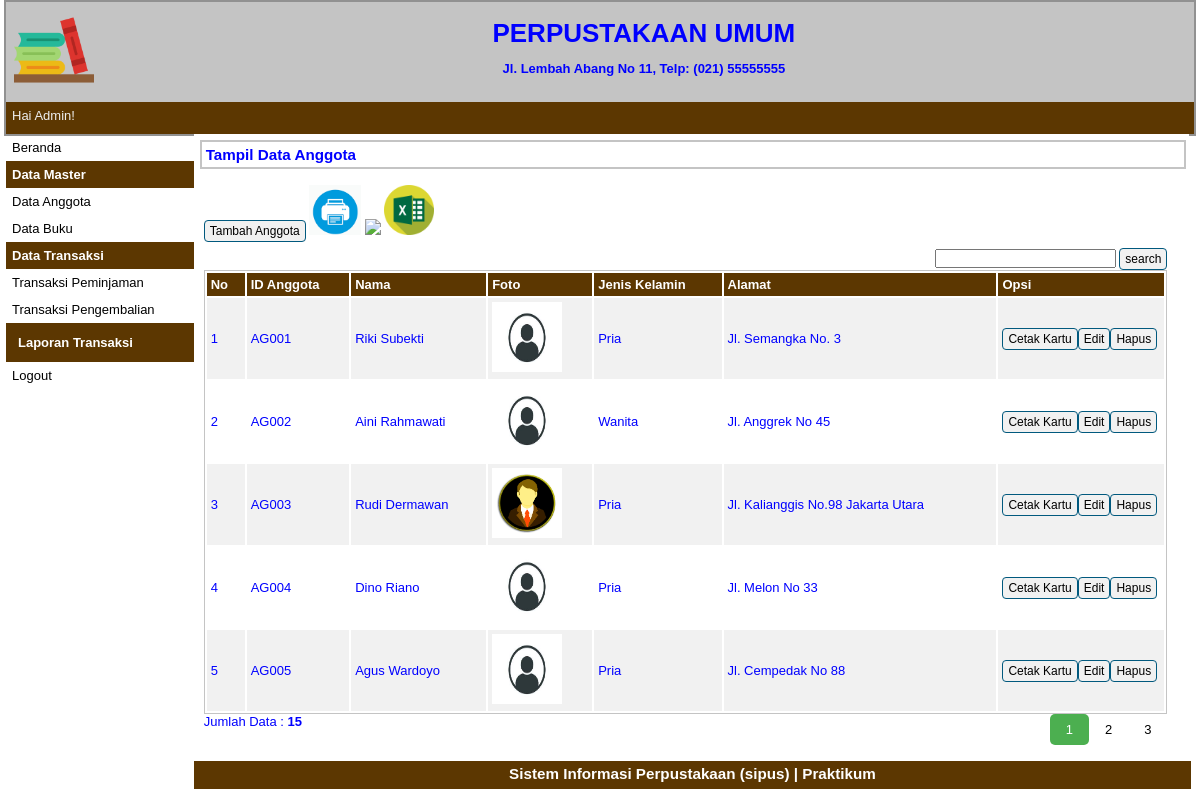
/php/src/index.php?p=anggota (signed in), run on the app's committed database.
### tables this page shows
CREATE TABLE `tbanggota` (
  `idanggota` varchar(5) NOT NULL,
  `nama` varchar(30) NOT NULL,
  `jeniskelamin` varchar(10) NOT NULL,
  `alamat` varchar(40) NOT NULL,
  `status` varchar(20) NOT NULL,
  `foto` varchar(35) NOT NULL
);

### php/src/pages/anggota.php (the view, shortened to what this page needs)
<div id="label-page"><h3>Tampil Data Anggota</h3></div>
<div id="content">
    <p id="tombol-tambah-container">
        <a href="index.php?p=anggota-input" class="tombol">Tambah Anggota</a>
        <a target="_blank" href="pages/cetak.php"><img src="print.png" height="50px" height="50px"></a>
        <a href="ekspor_pdf.php"><img src="pdf.png" height="50px" height="50px"></a>
        <a href="ekspor_excel.php"><img src="excel.png" height="50px" height="50px"></a>
        <div class="form-inline">
            <div align="right">
                <form method="post">
                    <input type="text" name="pencarian">
                    <input type="submit" name="search" value="search" class="tombol">
                </form>
            </div>
    </p>
    <table id="tabel-tampil">
        <thead>
            <tr>
                <th id="label-tampil-no">No</th>
                <th>ID Anggota</th>
                <th>Nama</th>
                <th>Foto</th>
                <th>Jenis Kelamin</th>
                <th>Alamat</th>
                <th id="label-opsi">Opsi</th>
            </tr>
        </thead>
        <tbody>
            <?php
                $batas = 5;
                extract($_GET);
                if (empty($hal)) {
                    $posisi = 0;
                    $hal = 1;
                    $nomor = 1;
                } else {
                    $posisi = ($hal - 1) * $batas;
                    $nomor = $posisi+1;
                }
                if ($_SERVER['REQUEST_METHOD'] == "POST") {
                    $pencarian = trim(mysqli_real_escape_string($db, $_POST['pencarian']));
                    if ($pencarian != "") {
                        $sql = "SELECT * FROM tbanggota WHERE nama LIKE '%$pencarian%'
                                OR idanggota LIKE '%$pencarian%'
                                OR jeniskelamin LIKE '%$pencarian%'
                                OR alamat LIKE '%$pencarian%'";
                        $query = $sql;
                        $queryJml = $sql;
                    } else {
                        $query = "SELECT * FROM tbanggota LIMIT $posisi, $batas";
                        $queryJml = "SELECT * FROM tbanggota";
                        $no = $posisi * 1;
                    }
                } else {
                    $query = "SELECT * FROM tbanggota LIMIT $posisi, $batas";
                    $queryJml = "SELECT * FROM tbanggota";
                }
                $q_tampil_anggota = mysqli_query($db, $query);
                if (mysqli_num_rows($q_tampil_anggota) > 0) {
                    while ($r_tampil_anggota = mysqli_fetch_array($q_tampil_anggota)) {
                        if (empty($r_tampil_anggota['foto']) or ($r_tampil_anggota['foto'] == '-')) {
                            $foto = "admin-no-photo.jpg";
                        } else {
                            $foto = $r_tampil_anggota['foto'];
                        }
                ?>
                    <tr>
                        <td><?php echo $nomor; ?></td>
                        <td><?php echo $r_tampil_anggota['idanggota']; ?></td>
                        <td><?php echo $r_tampil_anggota['nama']; ?></td>
                        <td><img src="images/<?php echo $foto; ?>" width=70px height=70px></td>
                        <td><?php echo $r_tampil_anggota['jeniskelamin']; ?></td>
                        <td><?php echo $r_tampil_anggota['alamat']; ?></td>
                        <td>
                            <div class="tombol-opsi-container"><a target="_blank" href="pages/cetak_kartu.php?id=<?php echo $r_tampil_anggota['idanggota']; ?>" class="tombol">Cetak Kartu</a></div>
                            <div class="tombol-opsi-container"><a href="index.php?p=anggota-edit&id=<?php echo $r_tampil_anggota['idanggota']; ?>" class="tombol">Edit</a></div>
                            <div class="tombol-opsi-container"><a href="proses/anggota-hapus.php?id=<?php echo $r_tampil_anggota['idanggota']; ?>" onclick="return confirm('Apakah Anda Yakin Akan Menghapus Data Ini?')" class="tombol">Hapus</a></div>
                        </td>
                    </tr>
                <?php
                            $nomor++;
                        }
                    } else {
                        echo "<tr><td colspan=6>Data Tidak Ditemukan</td></tr>";
                    }
                ?>
        </tbody>
    </table>
    <?php
        if (isset($_POST['pencarian'])) {
            if ($_POST['pencarian'] != '') {
                echo "<div style=\"float:left;\">";
                $jml = mysqli_num_rows(mysqli_query($db, $queryJml));
                echo "Data Hasil Pencarian: <b>$jml</b>";
                echo "</div>";
            }
        } else {
            ?>
            <div style="float: left;">
                <?php
                    $jml = mysqli_num_rows(mysqli_query($db, $queryJml));
                    echo "Jumlah Data : <b>$jml</b>";
                ?>
            </div>
            <div class="pagination" style="float: right;">
                <?php
                    $jml_hal = ceil($jml / $batas);
                    for ($i = 1; $i <= $jml_hal ; $i++) {
                        if ($i != $hal) {
                            echo "<a href=\"?p=anggota&hal=$i\">$i</a>";
                        } else {
                            echo "<a class=\"active\">$i</a>";
                        }
                    }
                ?>
            </div>
            <?php
        }
    ?>
</div>

### php/src/style.css (style rules this page uses)
* { margin: 0px; padding: 0px; }
body { font-family: sans-serif; font-size: 13px; color: blue; }
.pagination { display: inline-block; }
.pagination a { color: black; float: left; padding: 8px 16px; text-decoration: none; }
.pagination a.active { background-color: #4CAF50; color: white; border-radius: 5px; }
#label-page { margin-top: 6px; margin-bottom: 6px; margin-left: 6px; border: 2px solid #C4C4C4; padding: 4px; width: 97.9%; }
#content { float: left; width: 96.8%; min-height: 454px; padding: 10px; margin-bottom: 6px; }
.tombol { border-radius: 4px; font-size: 12px; text-decoration: none; background-color: #F1F1F1; padding-top: 3px; padding-bottom: 3px; padding-left: 5px; padding-right: 5px; border: 1px solid #01597E; color: black; }
#tombol-tambah-container { margin-bottom: 10px; }
#tabel-tampil { border: 1px solid #C4C4C4; width: 100%; }
#tabel-tampil tr:nth-child(odd) { background-color: #F1F1F1; }
#tabel-tampil tr th { background-color: #5C3701; color: #FFFFFF; padding: 4px; text-align: left; }
#tabel-tampil td { padding: 4px; }
#label-tampil-no { width: 30px; }
#label-opsi { width: 158px; font-weight: bold; }
.tombol-opsi-container { float: left; }

### data on the page
tbanggota: idanggota "AG001", nama "Riki Subekti", jeniskelamin "Pria", alamat "Jl. Semangka No. 3"
tbanggota: idanggota "AG002", nama "Aini Rahmawati", jeniskelamin "Wanita", alamat "Jl. Anggrek No 45"
tbanggota: idanggota "AG003", nama "Rudi Dermawan", foto (picture), jeniskelamin "Pria", alamat "Jl. Kalianggis No.98 Jakarta Utara"
tbanggota: idanggota "AG004", nama "Dino Riano", jeniskelamin "Pria", alamat "Jl. Melon No 33"
tbanggota: idanggota "AG005", nama "Agus Wardoyo", jeniskelamin "Pria", alamat "Jl. Cempedak No 88"

### other printed values
$_SESSION['sesi'] "Admin"
$jml "15"
